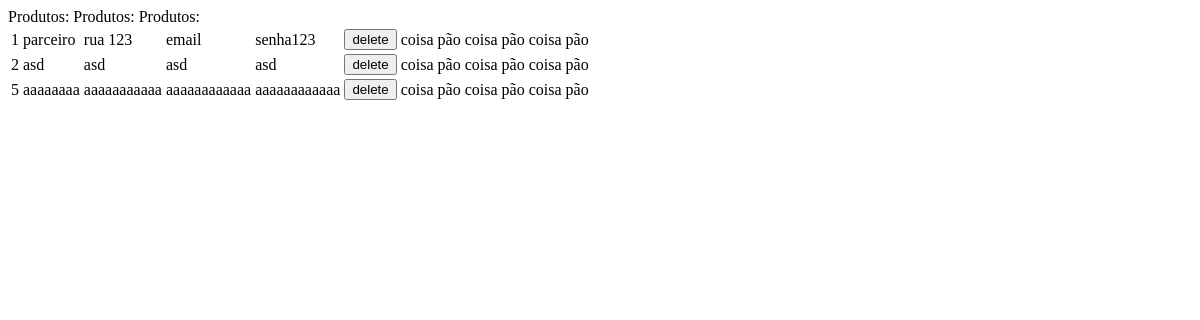
The page /listaParceiros on the database as committed earlier.
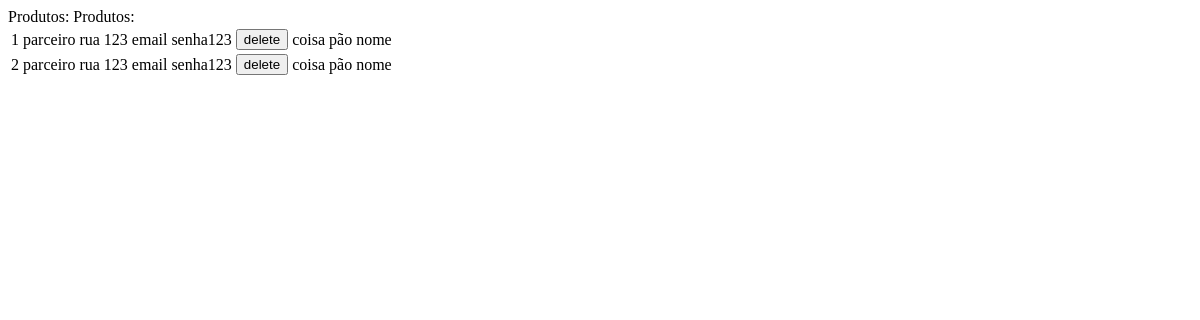
The same page on the database as committed later.
### test.py (models this page shows)
class Parceiro(db.Model):
    id = db.Column("id_usuario", db.Integer, primary_key=True)
    nome = db.Column(db.String(100))
    endereco = db.Column(db.String(150))
    email = db.Column(db.String(50))
    senha = db.Column(db.String(40))
    cnpj = db.Column(db.Integer)
    produtos = db.relationship("Produto", backref="parceiro", lazy=True)#um parceiro tem vários produtos

class Produto(db.Model):
    id = db.Column("id_produto", db.Integer, primary_key=True)
    nome = db.Column(db.String(100))
    descricao = db.Column(db.String(320))
    preco = db.Column(db.Integer)
    id_parceiro = db.Column(db.Integer, db.ForeignKey("parceiro.id_usuario")) #relação

### test.py (the view)
@app.route("/listaParceiros", methods=["POST","GET"])
def mostraParceiros():
    users = Parceiro.query.all()
    produtos = Produto.query.all()
    return render_template("/listaParceiros.html", users=users, produtos=produtos)

### templates/listaParceiros.html (shortened to what this page needs)
<!DOCTYPE html>
<html lang="en">
<head>
</head>
<body>
    <table>
        <tbody>
            {% for u in users %}
                <form action = "/listaParceiros/{{ u.id }}" method="DELETE">
                    <tr>
                        <td>{{ u.id }}</td>
                        <td>{{ u.nome }}</td>
                        <td>{{ u.endereco }}</td>
                        <td>{{ u.email }}</td>
                        <td>{{ u.senha }}</td>
                        <td><input type = "submit" value = "delete"/></td>
                        <label>Produtos: </label>
                        {% for p in produtos %}
                            <td>{{ p.nome }}</td>
                        {% endfor %}
                    </tr>
                </form>
            {% endfor %}
        </tbody>
    </table>
</body>
</html>

Rows that differ between the two databases and show on the page:
removed Produto: nome "coisa"
no longer on this page (row edited): Produto: nome "pão"
removed Produto: nome "coisa"
removed Produto: nome "pão"
removed Parceiro: id "5", nome "aaaaaaaa", endereco "aaaaaaaaaaa", email "aaaaaaaaaaaa", senha "aaaaaaaaaaaa", Produto (nome "coisa"), Produto (nome "pão")
added Produto: nome "nome"
changed Parceiro id 2: nome "asd" → "parceiro"; endereco "asd" → "rua 123"; email "asd" → "email"; senha "asd" → "senha123"
